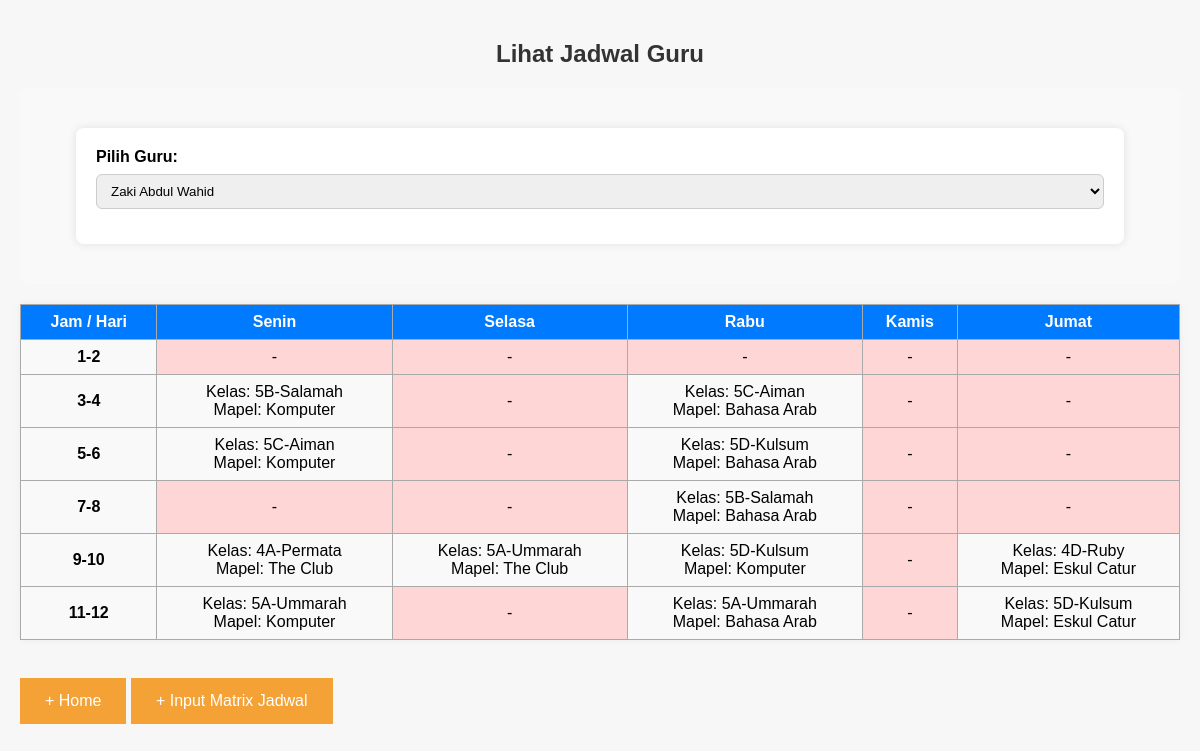
Page /tampil_jadwal.php?guru_id=6 on the committed database.
### tables this page shows
CREATE TABLE `jadwal` (
  `id` int(11) NOT NULL,
  `guru_id` int(11) DEFAULT NULL,
  `kelas_id` int(11) DEFAULT NULL,
  `mapel_id` int(11) DEFAULT NULL,
  `hari` varchar(10) DEFAULT NULL,
  `jam_ke` varchar(10) DEFAULT NULL
);

CREATE TABLE `kelas` (
  `id` int(11) NOT NULL,
  `nama_kelas` varchar(10) NOT NULL
);

CREATE TABLE `mapel` (
  `id` int(11) NOT NULL,
  `nama_mapel` varchar(100) NOT NULL
);

### tampil_jadwal.php (the view, shortened to what this page needs)
<?php
include 'config.php';
$hari = ['Senin', 'Selasa', 'Rabu', 'Kamis', 'Jumat'];
$jam = ['1-2', '3-4', '5-6', '7-8', '9-10', '11-12'];
$data_guru = mysqli_query($koneksi, "SELECT * FROM guru");
$guru_id = isset($_GET['guru_id']) ? intval($_GET['guru_id']) : 0;
$jadwal = [];
if ($guru_id) {
    $res = mysqli_query($koneksi, "
        SELECT j.*, k.nama_kelas, m.nama_mapel
        FROM jadwal j
        LEFT JOIN kelas k ON j.kelas_id = k.id
        LEFT JOIN mapel m ON j.mapel_id = m.id
        WHERE j.guru_id = $guru_id
    ");
    while ($row = mysqli_fetch_assoc($res)) {
        $jadwal[$row['jam_ke']][$row['hari']] = [
            'kelas' => $row['nama_kelas'],
            'mapel' => $row['nama_mapel']
        ];
    }
}
?>
<!DOCTYPE html>
<html lang="id">
<head>
  <link rel="stylesheet" href="style.css">
</head>
<body>
<h2 style="text-align:center;">Lihat Jadwal Guru</h2>
<div class="form-container">
    <form method="GET" action="">
        <label for="guru_id">Pilih Guru:</label><br>
        <select name="guru_id" id="guru_id" onchange="this.form.submit()" style="width: 100%;">
            <?php while ($guru = mysqli_fetch_assoc($data_guru)) : ?>
                <option value="<?= $guru['id'] ?>" <?= ($guru['id'] == $guru_id) ? 'selected' : '' ?>>
                    <?= htmlspecialchars($guru['nama']) ?>
                </option>
            <?php endwhile; ?>
        </select>
    </form>
</div>
<?php if ($guru_id) : ?>
<table>
    <tr>
        <th>Jam / Hari</th>
        <?php foreach ($hari as $h) : ?>
            <th><?= $h ?></th>
        <?php endforeach; ?>
    </tr>
    <?php foreach ($jam as $j_label) : ?>
    <tr>
        <td><strong><?= $j_label ?></strong></td>
        <?php foreach ($hari as $h_label) : ?>
            <?php
            if (isset($jadwal[$j_label][$h_label])) {
                $row = $jadwal[$j_label][$h_label];
                ?>
                <td>
                    Kelas: <?= htmlspecialchars($row['kelas']) ?><br>
                    Mapel: <?= htmlspecialchars($row['mapel']) ?>
                </td>
                <?php
            } else {
                ?>
                <td class="empty">-</td>
                <?php
            }
            ?>
        <?php endforeach; ?>
    </tr>
    <?php endforeach; ?>
</table>
<?php endif; ?>
<br>
<a href="index.php">+ Home</a>  <a href="input_jadwal_matrix.php">+ Input Matrix Jadwal</a>
</body>
</html>

### style.css (style rules this page uses)
body { font-family: Arial, sans-serif; background: #f7f7f7; margin: 0; padding: 20px; }
h2, h3 { text-align: center; color: #333; }
form { max-width: 90%; margin: 20px auto; padding: 20px; background: white; border-radius: 8px; box-shadow: 0 0 10px rgba(0,0,0,0.1); }
form label { font-weight: bold; }
form input[type="text"], form input[type="password"], form select, form button { width: 100%; padding: 8px 10px; margin-top: 8px; margin-bottom: 15px; border: 1px solid #ccc; border-radius: 6px; box-sizing: border-box; }
table { width: 100%; margin: 20px auto; border-collapse: collapse; background: white; box-shadow: 0 0 8px rgba(0,0,0,0.05); }
table, th, td { border: 1px solid #ccc; }
th, td { text-align: center; padding: 10px; }
th { background-color: #007bff; color: white; }
td { background-color: #f9f9f9; }
a { color: #007bff; text-decoration: none; }
a:link, a:visited { background-color: #f4a236; color: white; padding: 14px 25px; text-align: center; text-decoration: none; display: inline-block; }

### tampil_jadwal.php (style rules this page uses)
body { font-family: Arial, sans-serif; padding: 20px; }
table { width: 100%; border-collapse: collapse; margin-top: 20px; }
th, td { border: 1px solid #aaa; padding: 8px; text-align: center; vertical-align: middle; }
th { background-color: #007bff; color: white; }
td.empty { background-color: #ffd6d6; }
select, button { padding: 8px; margin-top: 10px; }
.form-container { background: #f9f9f9; padding: 20px; border-radius: 8px; }

### rows in the picture
jadwal: kelas.nama_kelas "5B-Salamah", mapel.nama_mapel "Komputer"
jadwal: kelas.nama_kelas "5C-Aiman", mapel.nama_mapel "Bahasa Arab"
jadwal: kelas.nama_kelas "5C-Aiman", mapel.nama_mapel "Komputer"
jadwal: kelas.nama_kelas "5D-Kulsum", mapel.nama_mapel "Bahasa Arab"
jadwal: kelas.nama_kelas "5B-Salamah", mapel.nama_mapel "Bahasa Arab"
jadwal: kelas.nama_kelas "4A-Permata", mapel.nama_mapel "The Club"
jadwal: kelas.nama_kelas "5A-Ummarah", mapel.nama_mapel "The Club"
jadwal: kelas.nama_kelas "5D-Kulsum", mapel.nama_mapel "Komputer"
jadwal: kelas.nama_kelas "4D-Ruby", mapel.nama_mapel "Eskul Catur"
jadwal: kelas.nama_kelas "5A-Ummarah", mapel.nama_mapel "Komputer"
jadwal: kelas.nama_kelas "5A-Ummarah", mapel.nama_mapel "Bahasa Arab"
jadwal: kelas.nama_kelas "5D-Kulsum", mapel.nama_mapel "Eskul Catur"

### other values in the picture
$h "Senin"
$h "Selasa"
$h "Rabu"
$h "Kamis"
$h "Jumat"
$j_label "1-2"
$j_label "3-4"
$j_label "5-6"
$j_label "7-8"
$j_label "9-10"
$j_label "11-12"
form field guru_id "Zaki Abdul Wahid"
